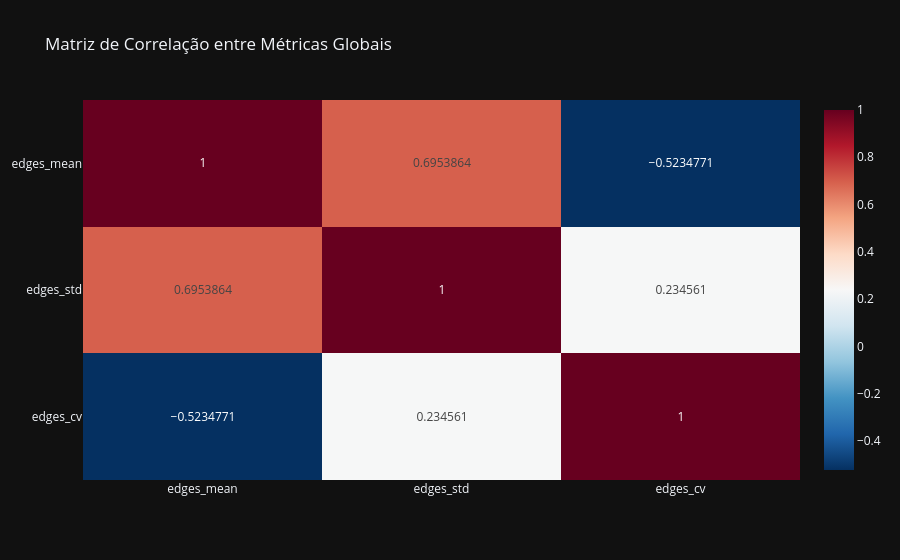

Notebook source saved alongside this figure:
### Code cell
fig = px.imshow(
    corr,
    text_auto=True,
    title="Matriz de Correlação entre Métricas Globais",
    color_continuous_scale="RdBu_r",
    aspect="auto"
)
fig.show()

### Figure 1 — Plotly figure (JSON) as saved in the notebook; plotly's stock layout.template omitted (floating-point values rounded to 4 significant figures)
{"data": [{"coloraxis": "coloraxis", "hovertemplate": "x: %{x}<br>y: %{y}<br>color: %{z}<extra></extra>", "name": "0", "texttemplate": "%{z}", "type": "heatmap", "x": ["edges_mean", "edges_std", "edges_cv"], "xaxis": "x", "y": ["edges_mean", "edges_std", "edges_cv"], "yaxis": "y", "z": [[1.0, 0.6954, -0.5235], [0.6954, 1.0, 0.2346], [-0.5235, 0.2346, 1.0]]}], "layout": {"coloraxis": {"colorscale": [[0, "rgb(5,48,97)"], [0.1, "rgb(33,102,172)"], [0.2, "rgb(67,147,195)"], [0.3, "rgb(146,197,222)"], [0.4, "rgb(209,229,240)"], [0.5, "rgb(247,247,247)"], [0.6, "rgb(253,219,199)"], [0.7, "rgb(244,165,130)"], [0.8, "rgb(214,96,77)"], [0.9, "rgb(178,24,43)"], [1, "rgb(103,0,31)"]]}, "title": {"text": "Matriz de Correlação entre Métricas Globais"}, "xaxis": {"anchor": "y", "domain": [0, 1]}, "yaxis": {"anchor": "x", "autorange": "reversed", "domain": [0, 1]}}}
